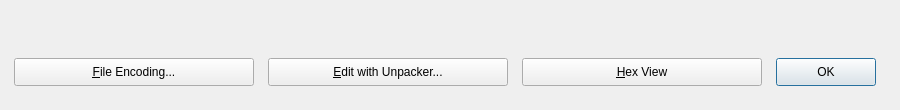
<?xml version="1.0" encoding="UTF-8"?><ui version="4.0"><class>IDD_ENCODINGERROR</class>
<widget class="QDialog" name="IDD_ENCODINGERROR">
<property name="geometry">
<rect><x>0</x><y>0</y>
<width>900</width><height>110</height></rect></property>
<property name="windowTitle"><string>IDD_ENCODINGERROR</string></property>
<widget class="QLabel" name="IDC_STATIC">
<property name="geometry">
<rect><x>14</x><y>18</y><width>600</width><height>36</height></rect></property>
<property name="inputMethodHints"><set>Qt::ImhMultiLine</set></property><property name="wordWrap"><bool>true</bool></property></widget>
<widget class="QPushButton" name="IDOK">
<property name="geometry">
<rect><x>776</x><y>58</y><width>100</width><height>28</height></rect></property>
<property name="text"><string>OK</string></property>
</widget>
<widget class="QPushButton" name="IDC_FILEENCODING">
<property name="geometry">
<rect><x>14</x><y>58</y><width>240</width><height>28</height></rect></property>
<property name="text"><string>&amp;File Encoding...</string></property>
</widget>
<widget class="QPushButton" name="IDC_PLUGIN">
<property name="geometry">
<rect><x>268</x><y>58</y><width>240</width><height>28</height></rect></property>
<property name="text"><string>&amp;Edit with Unpacker...</string></property>
</widget>
<widget class="QPushButton" name="IDC_HEXVIEW">
<property name="geometry">
<rect><x>522</x><y>58</y><width>240</width><height>28</height></rect></property>
<property name="text"><string>&amp;Hex View</string></property>
</widget>
</widget><resources/><connections/></ui>
